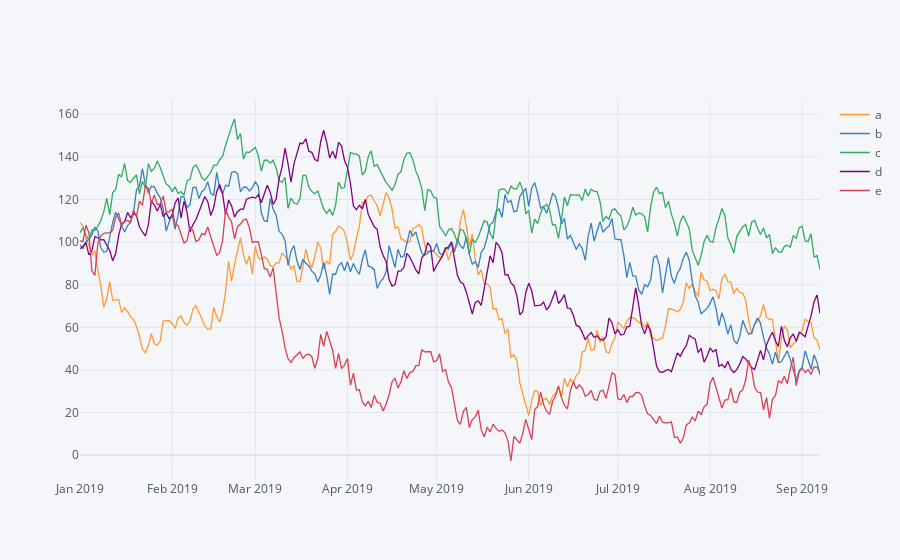

Notebook cell for this chart:
### Code cell
df.iplot()

### Figure 1 — Plotly figure (JSON) as saved in the notebook; plotly's stock layout.template omitted (floating-point values rounded to 4 significant figures; data arrays with more than 128 entries replaced by an {"elided": "..."} marker saying what was removed)
{"data": [{"line": {"color": "rgba(255, 153, 51, 1.0)", "dash": "solid", "shape": "linear", "width": 1.3}, "mode": "lines", "name": "a", "text": "", "type": "scatter", "x": {"elided": "250 str values"}, "y": {"elided": "250 float values"}}, {"line": {"color": "rgba(55, 128, 191, 1.0)", "dash": "solid", "shape": "linear", "width": 1.3}, "mode": "lines", "name": "b", "text": "", "type": "scatter", "x": {"elided": "250 str values"}, "y": {"elided": "250 float values"}}, {"line": {"color": "rgba(50, 171, 96, 1.0)", "dash": "solid", "shape": "linear", "width": 1.3}, "mode": "lines", "name": "c", "text": "", "type": "scatter", "x": {"elided": "250 str values"}, "y": {"elided": "250 float values"}}, {"line": {"color": "rgba(128, 0, 128, 1.0)", "dash": "solid", "shape": "linear", "width": 1.3}, "mode": "lines", "name": "d", "text": "", "type": "scatter", "x": {"elided": "250 str values"}, "y": {"elided": "250 float values"}}, {"line": {"color": "rgba(219, 64, 82, 1.0)", "dash": "solid", "shape": "linear", "width": 1.3}, "mode": "lines", "name": "e", "text": "", "type": "scatter", "x": {"elided": "250 str values"}, "y": {"elided": "250 float values"}}], "layout": {"legend": {"bgcolor": "#F5F6F9", "font": {"color": "#4D5663"}}, "paper_bgcolor": "#F5F6F9", "plot_bgcolor": "#F5F6F9", "title": {"font": {"color": "#4D5663"}}, "xaxis": {"gridcolor": "#E1E5ED", "showgrid": true, "tickfont": {"color": "#4D5663"}, "title": {"font": {"color": "#4D5663"}, "text": ""}, "zerolinecolor": "#E1E5ED"}, "yaxis": {"gridcolor": "#E1E5ED", "showgrid": true, "tickfont": {"color": "#4D5663"}, "title": {"font": {"color": "#4D5663"}, "text": ""}, "zerolinecolor": "#E1E5ED"}}}
